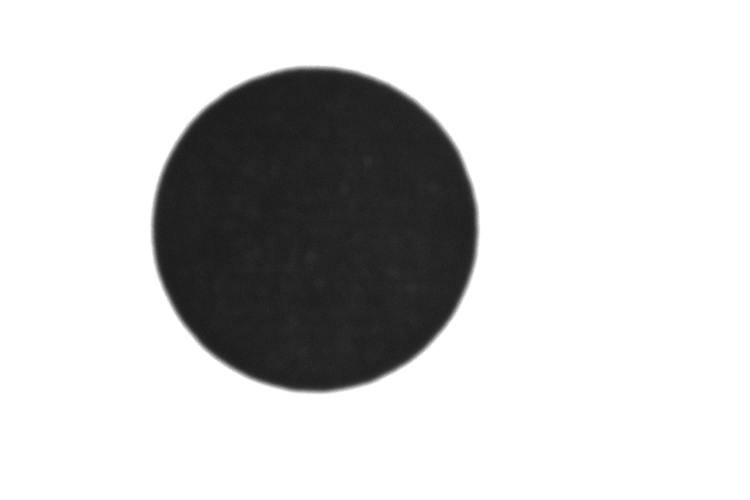
#> input picture img_circle.png, 1500 x 1000 px (shown at 1/2 size)
$ python edgeDrawing.py img_circle.png
#> lines starting #> are read from the running program, lines starting #| are printed output that depends on the picture; after the words box and inside, x2 and y2 are one past the last pixel; in counts of white or black regions, pixels touching at a corner belong together
#! 还是存在一些小小的瑕疵

'''
This example illustrates how to use cv.ximgproc.EdgeDrawing class.

Usage:
    ed.py [<image_name>]
    image argument defaults to board.jpg
'''

# Python 2/3 compatibility
from __future__ import print_function

import numpy as np
import cv2 as cv
import random as rng
import sys

rng.seed(12345)

def main():
    try:
            fn = sys.argv[1]
    except IndexError:
            fn = 'D:\\chrome_downloads\\test.png'

    src = cv.imread(cv.samples.findFile(fn))
#> src is the input picture: shape (1000, 1500, 3); min 19, max 255, mean 206.7
    gray = cv.cvtColor(src, cv.COLOR_BGR2GRAY)
    cv.imshow("source", src)

    ssrc = src.copy()*0
#> ssrc: shape (1000, 1500, 3); every value is 0
    lsrc = src.copy()
    esrc = src.copy()

    ed = cv.ximgproc.createEdgeDrawing()

# you can change parameters (refer the documentation to see all parameters)
    EDParams = cv.ximgproc_EdgeDrawing_Params()
    EDParams.MinPathLength = 50     # try changing this value between 5 to 1000 控制边缘最小长度
    EDParams.PFmode = False         # defaut value try to swich it to True
    EDParams.MinLineLength = 20     # try changing this value between 5 to 100  控制直线的长度
    EDParams.NFAValidation = True   # defaut value try to swich it to False

    ed.setParams(EDParams)

# Detect edges
# you should call this before detectLines() and detectEllipses()
    ed.detectEdges(gray)

    segments = ed.getSegments()
    lines = ed.detectLines()
    ellipses = ed.detectEllipses()

    #Draw detected edge segments
    for i in range(len(segments)):
        color = (rng.randint(0,256), rng.randint(0,256), rng.randint(0,256))
        cv.polylines(ssrc, [segments[i]], False, color, 1, cv.LINE_8)
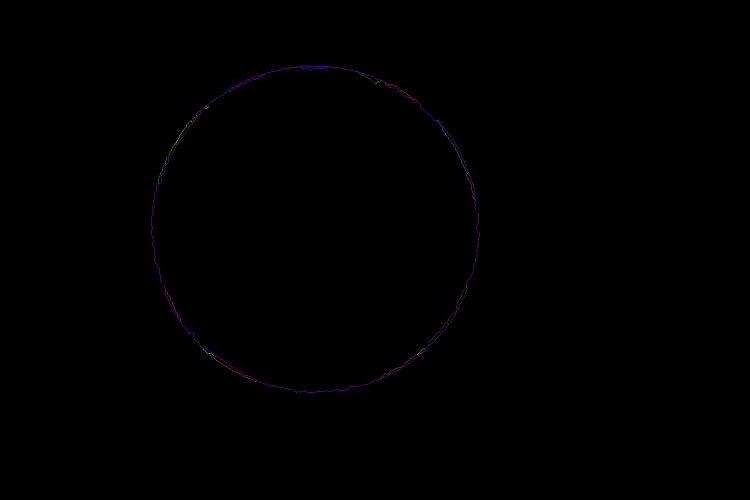
#> ssrc: shape (1000, 1500, 3) (shown at 1/2 size); mean B, G, R 0.3, 0.1, 0.3

    cv.imshow("detected edge segments", ssrc)

    #Draw detected lines
    if lines is not None: # Check if the lines have been found and only then iterate over these and add them to the image
        lines = np.uint16(np.around(lines))
        for i in range(len(lines)):
            cv.line(lsrc, (lines[i][0][0], lines[i][0][1]), (lines[i][0][2], lines[i][0][3]), (0, 0, 255), 1, cv.LINE_AA)
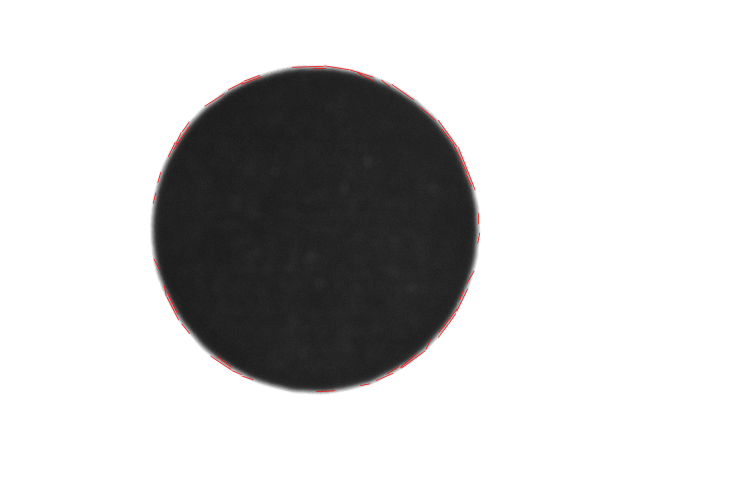
#> lsrc: shape (1000, 1500, 3) (shown at 1/2 size); 0.33% of pixels changed, all inside (x1, y1, x2, y2) = (305, 130, 961, 785)

        cv.imshow("detected lines", lsrc)

    #Draw detected circles and ellipses
    if ellipses is not None: # Check if circles and ellipses have been found and only then iterate over these and add them to the image
        for i in range(len(ellipses)):
            center = (int(ellipses[i][0][0]), int(ellipses[i][0][1]))
            axes = (int(ellipses[i][0][2])+int(ellipses[i][0][3]),int(ellipses[i][0][2])+int(ellipses[i][0][4]))
            angle = ellipses[i][0][5]
            color = (255, 0, 0)
            if ellipses[i][0][2] == 0:
                color = (0, 255, 0)
            cv.ellipse(esrc, center, axes, angle,0, 360, color, 1, cv.LINE_AA)
        cv.namedWindow('detected circles and ellipses', cv.WINDOW_NORMAL)
        cv.imshow("detected circles and ellipses", esrc)
        cv.imwrite('circles_and_ellipses.png', esrc)
    cv.waitKey(0)
    print('Done')


if __name__ == '__main__':
    print(__doc__)
    main()
    cv.destroyAllWindows()
